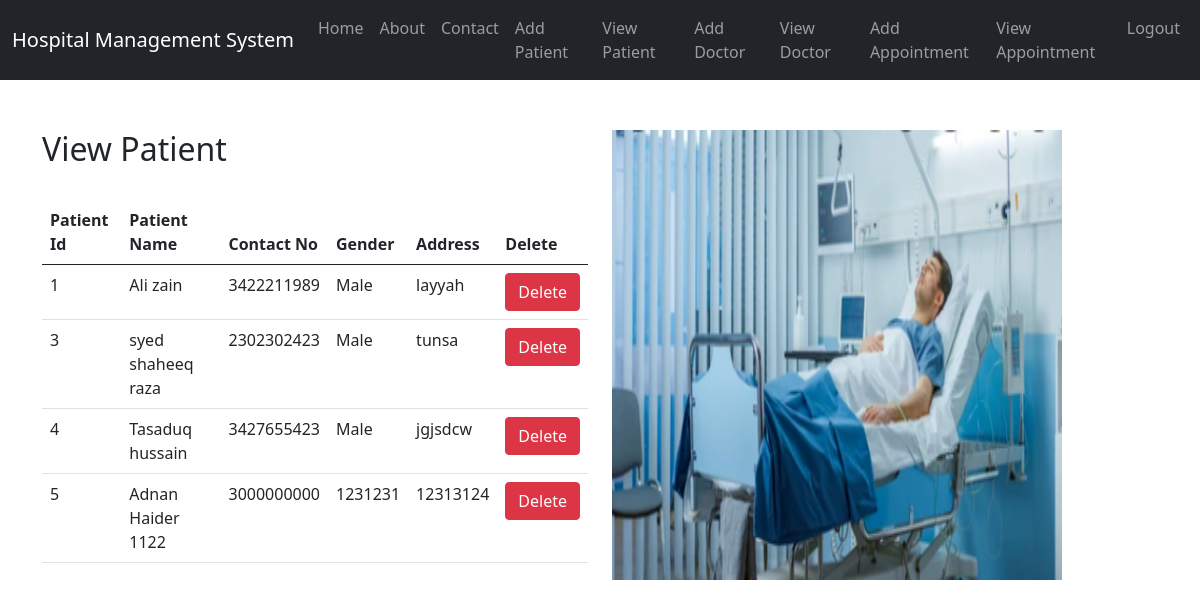
Page /view_patient/ (signed in) on the committed database.
### hospital/models.py (models this page shows, shortened)
class Patient(models.Model):
    name = models.CharField(max_length=100)
    mobile = models.IntegerField(null=True)
    gender = models.CharField(max_length=100)
    address = models.TextField()

### hospital/views.py (the view)
# urls.py: path('view_patient/', views.view_patient, name='view_patient'),
def view_patient(request):
    if not request.user.is_staff:
        return redirect('login')
    pat = Patient.objects.all()
    context = {'pat':pat}
    return render(request, 'view_patient.html', context)

### hospital/templates/view_patient.html
{% extends 'navigation.html' %}
{% load static %}
{% block body %}
<div class="container" style="margin-top:50px">
  <div class="row">
    <div class="col-md-6">
    <h2>View Patient</h2>
  <br>
  <table class="table table-hover">
    <thead>
    <tr>
      <th>Patient Id</th>
      <th>Patient Name</th>
      <th>Contact No</th>
      <th>Gender</th>
      <th>Address</th>
      <th>Delete</th>
    </tr>
    </thead>
    <tbody>
    {% for i in pat %}
    <tr>
    <td>{{i.id}}</td>
    <td>{{i.name}}</td>
    <td>{{i.mobile}}</td>
      <td>{{i.gender}}</td>
    <td>{{i.address}}</td>
      <td><a href="{% url 'delete_patient' i.id %}" class="btn btn-danger">Delete</a></td>
      </tr>
    {% endfor %}
    </tbody>
  </table>
      </div>
<div class="col-md-6">
  <img src="{% static 'image/p2.png' %}" height="450px" width="450px">
</div>
    </div>
</div>
{% endblock %}

### hospital/templates/navigation.html (shortened to what this page needs)
<!DOCTYPE html>
<html lang="en">
<head>
<link href="https://cdn.jsdelivr.net/npm/bootstrap@5.1.0/dist/css/bootstrap.min.css" rel="stylesheet">
</head>
<body>
<nav class="navbar navbar-expand-lg navbar-dark bg-dark">
  <div class="container-fluid">
    <a class="navbar-brand" href="#">Hospital Management System</a>
    <div class="collapse navbar-collapse" id="navbarNav">
      <ul class="navbar-nav ml-6">
        <li class="nav-item">
          <a class="nav-link "  href="{% url 'home' %}">Home</a>
        </li>
        <li class="nav-item">
          <a class="nav-link" href="{% url 'about' %}">About</a>
        </li>
        <li class="nav-item">
          <a class="nav-link" href="{% url 'contact' %}">Contact</a>
        </li>
        {% if request.user.is_staff %}
        <li class="nav-item">
          <a class="nav-link" href="{% url 'add_patient' %}">Add Patient</a>
        </li>
        <li class="nav-item">
          <a class="nav-link" href="{% url 'view_patient' %}">View Patient</a>
        </li>
        <li class="nav-item">
          <a class="nav-link" href="{% url 'add_doctor' %}">Add Doctor</a>
        </li>
        <li class="nav-item">
          <a class="nav-link" href="{% url 'view_doctor' %}">View Doctor</a>
        </li>
        <li class="nav-item">
          <a class="nav-link" href="{% url 'add_appointment' %}">Add Appointment</a>
        </li>
        <li class="nav-item">
          <a class="nav-link" href="{% url 'view_appointment' %}">View Appointment</a>
        </li>
        <li class="nav-item">
          <a class="nav-link" href="{% url 'logout' %}">Logout</a>
        </li>
        {% endif %}
      </ul>
    </div>
  </div>
</nav>
{% block body %}
{% endblock %}
</body>
</html>

### rows in the picture
Patient: id "1", name "Ali zain", mobile "3422211989", gender "Male", address "layyah"
Patient: id "3", name "syed shaheeq raza", mobile "2302302423", gender "Male", address "tunsa"
Patient: id "4", name "Tasaduq hussain", mobile "3427655423", gender "Male", address "jgjsdcw"
Patient: id "5", name "Adnan Haider 1122", mobile "3000000000", gender "1231231", address "12313124"
